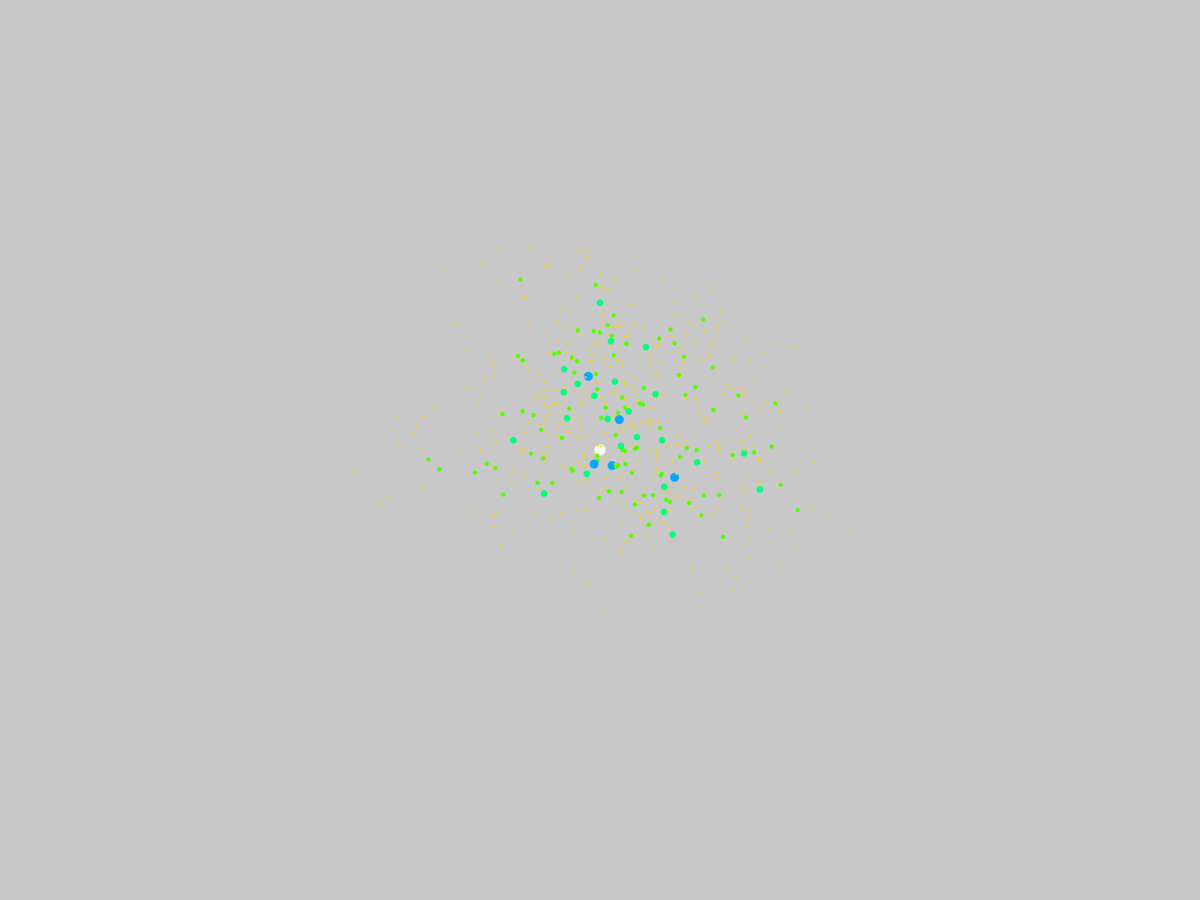
Frame 1 (no input)
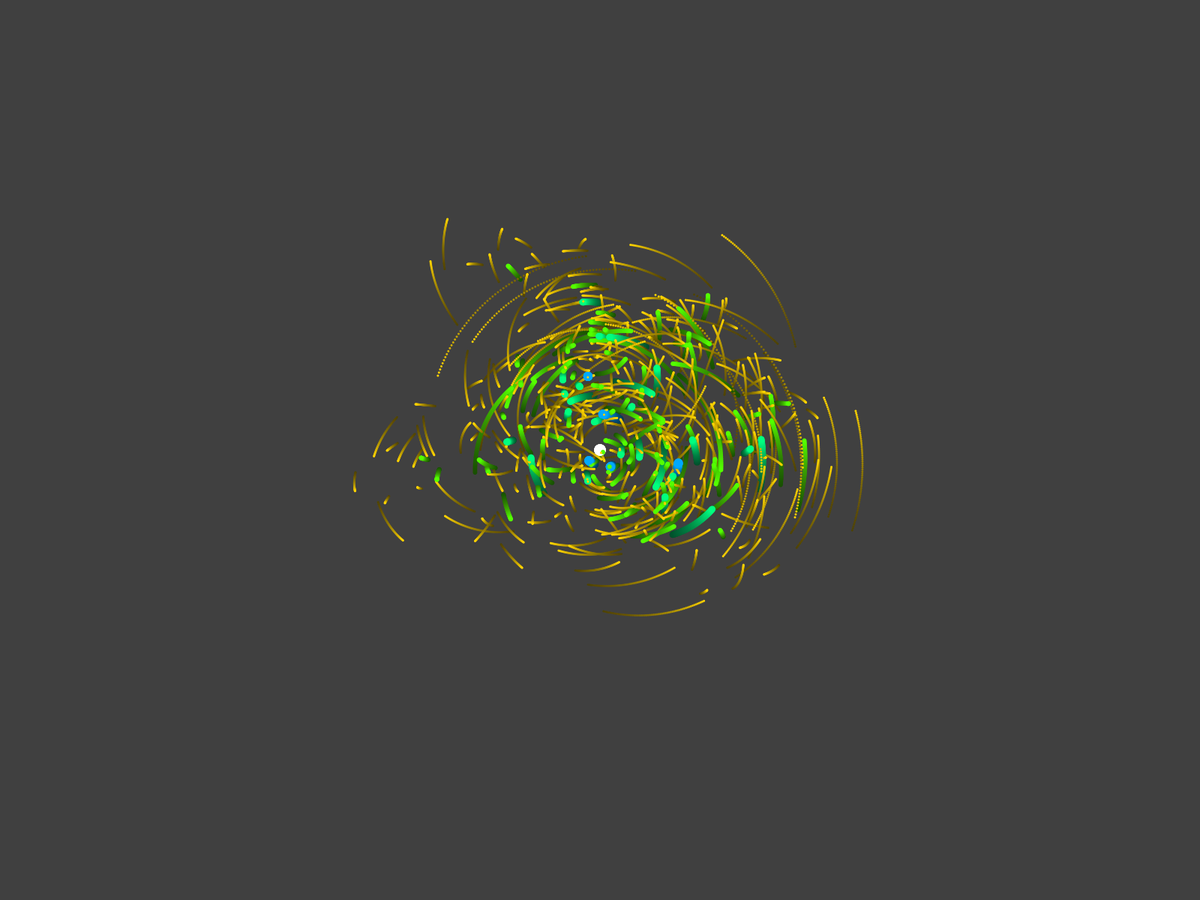
Frame 60 (the mouse pressed at the canvas centre just before this capture)
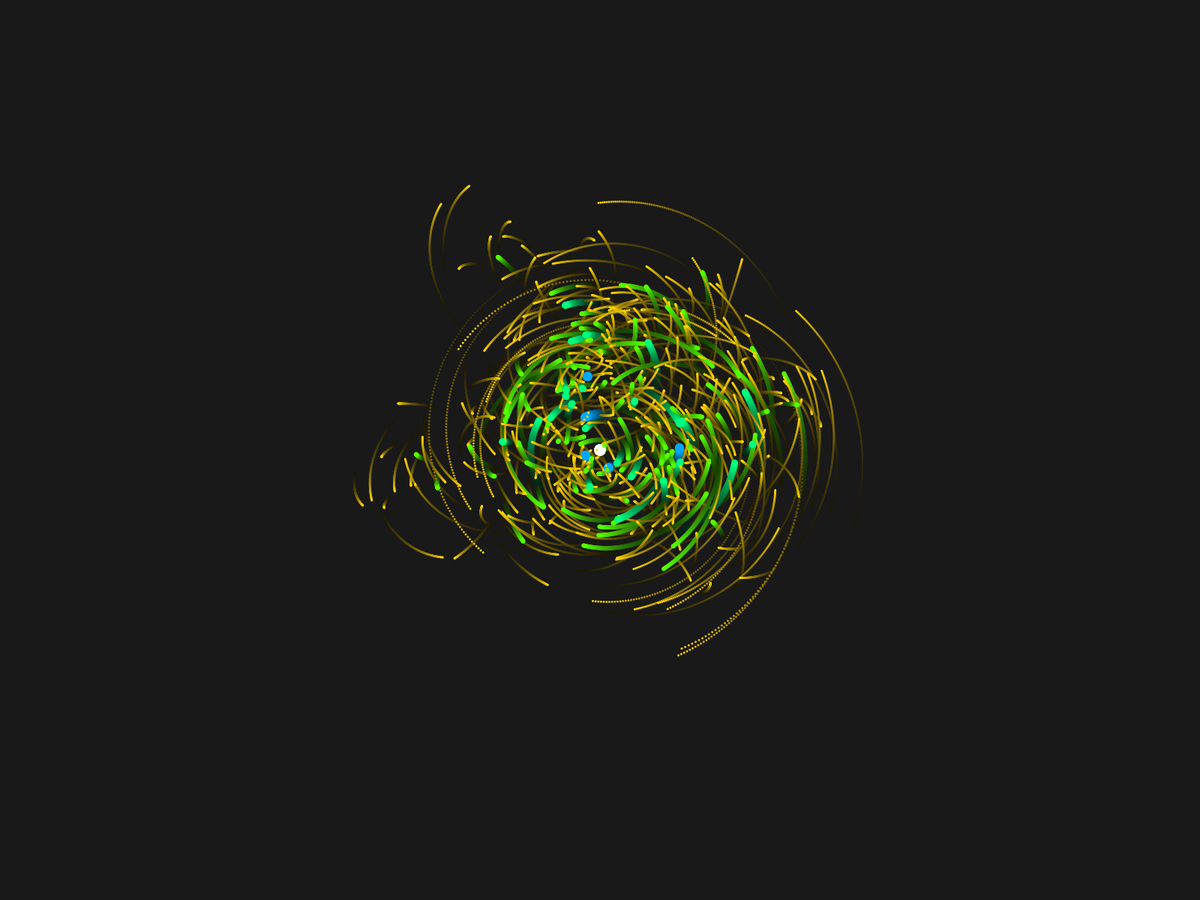
Frame 120 (the mouse held since frame 60 and released just before this capture)

The Processing sketch that drew these frames (run headless with seeded random() and noise(); from frame 60 on, the mouse is pressed at the canvas centre):

// Processing sketch: Planets_Classes_Attempt_2
// ── Planets_Classes_Attempt_2.pde
Planet sun;  //5 Create instance of class

void setup()
{
  fullScreen();
  size(800, 600);
  
 sun = new Planet(5);  //6 Fill instance of class
 
 sun.dist = 0;  //Optional: Change class variables here
 sun.speed = 0;
 sun.size = 50;
}

void draw()
{
  clearScene();
  translate(width/2, height/2);
  
  scale(0.3);
  sun.show();  //7 Execute instance of class
}

// ── Background.pde
void clearScene()  //give planets trails
{
  noStroke();
  fill(color(0, 5));
  rect(0, 0, width, height);
}

// ── Planet.pde
class Planet  //1 Name class
{
  float size = 10;  //2 Make properties
  float dist = 100;
  float angle = 0;
  float speed = 1.0;
  color col = color(255, 255, 255);
  
  int nMoons = 0;
  Planet[]moons = new Planet[20];
  int generation = 0;  //Allows every planet to store its own generation
  
  Planet(int gen)  //3 Make constructor
  {
    this.generation = gen;
    if (this.generation > 0)  //Only create moons if generation # is greater than 0; 
    {
      this.createMoons();
    }
  }
  
  void show()  //4 Make methods
  {
    pushMatrix();
      rotate(radians(this.angle));
      translate(this.dist, 0);
      noStroke();
      fill(col);
      circle(0, 0, this.size);
      this.angle = this.angle + this.speed;
      for(int i = 0; i < this.nMoons; i = i+1)
      {
        this.moons[i].show();
      }
    popMatrix();
  }
  
  void randomize()  //4 Make methods
  {
    this.size = this.generation*10;  //planet size
    this.dist = random(50, 400);  //planet distance from origin
    this.angle = random(360);  //starting angle
    this.speed = random(-0.5, 0.5);  //speed of rotation
    colorMode(HSB, 360, 100, 100);
    this.col = color(this.generation*50, 100, 100);
  }
  
  void createMoons()  //4 Make methods
  {
    this.nMoons = floor(random(1, 8));
      for(int i = 0; i < this.nMoons; i = i+1)
    {
      moons[i] = new Planet(this.generation-1);
      moons[i].randomize();
    }
  }
  
}
